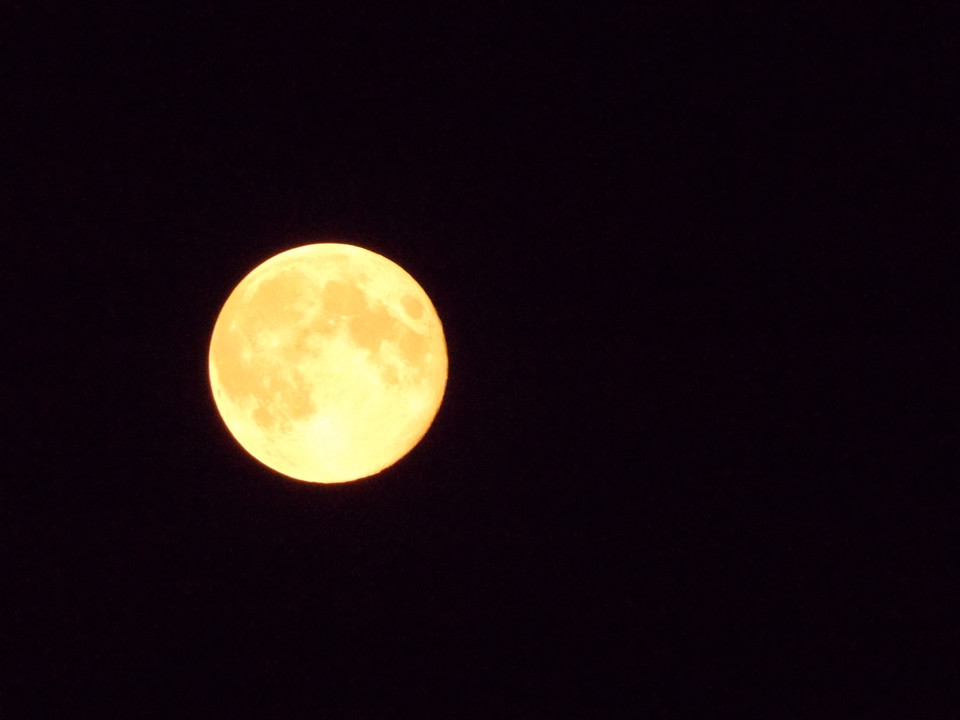
#> input picture 18Hough圆环变换/1.jpg, 960 x 720 px
$ python untitled1.py
#> lines starting #> are read from the running program, lines starting #| are printed output that depends on the picture
# -*- coding: utf-8 -*-
"""
Created on Sat Apr 27 15:44:34 2019

@author: dell
"""

import cv2
import numpy as np

img=cv2.imread('1.jpg',0)
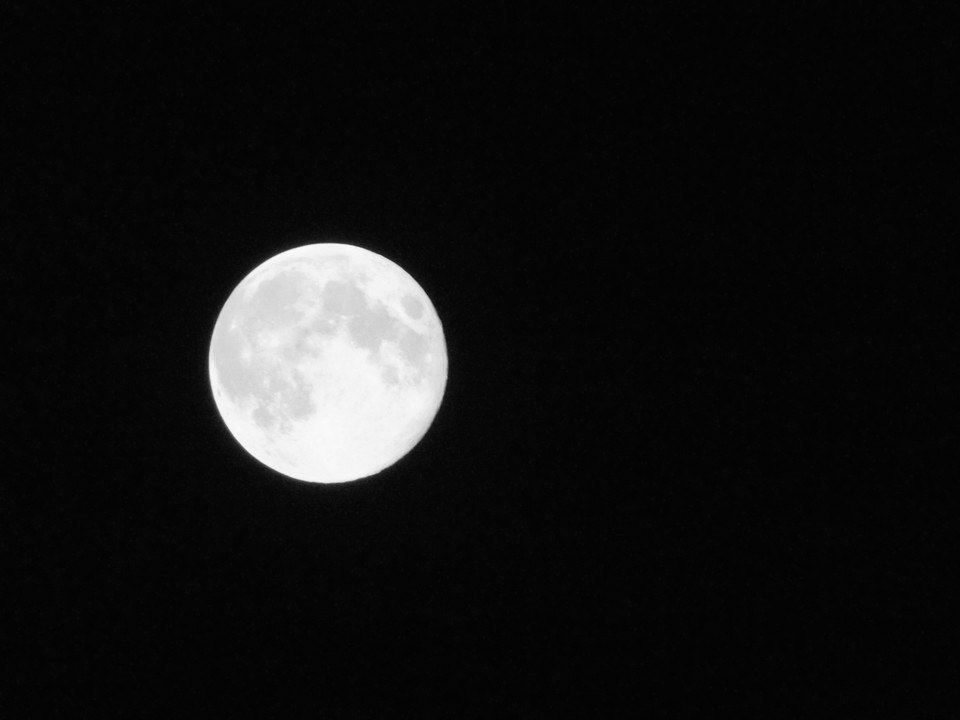
#> img: shape (720, 960); min 1, max 255, mean 19.9
img=cv2.medianBlur(img,5)
cimg=cv2.cvtColor(img,cv2.COLOR_GRAY2BGR)

circles=cv2.HoughCircles(img,cv2.HOUGH_GRADIENT,1,100,param1=50,param2=30,minRadius=0,maxRadius=0)
#> circles = [[327.5, 361.5, 119.4]]

circles=np.uint16(np.around(circles))
#> circles = [[328, 362, 119]]

for i in circles[0,:,:]:
    cv2.circle(cimg,(i[0],i[1]),i[2],(0,255,0),2)
    cv2.circle(cimg,(i[0],i[1]),2,(255,0,0),3)
#> this loop made 1 pass
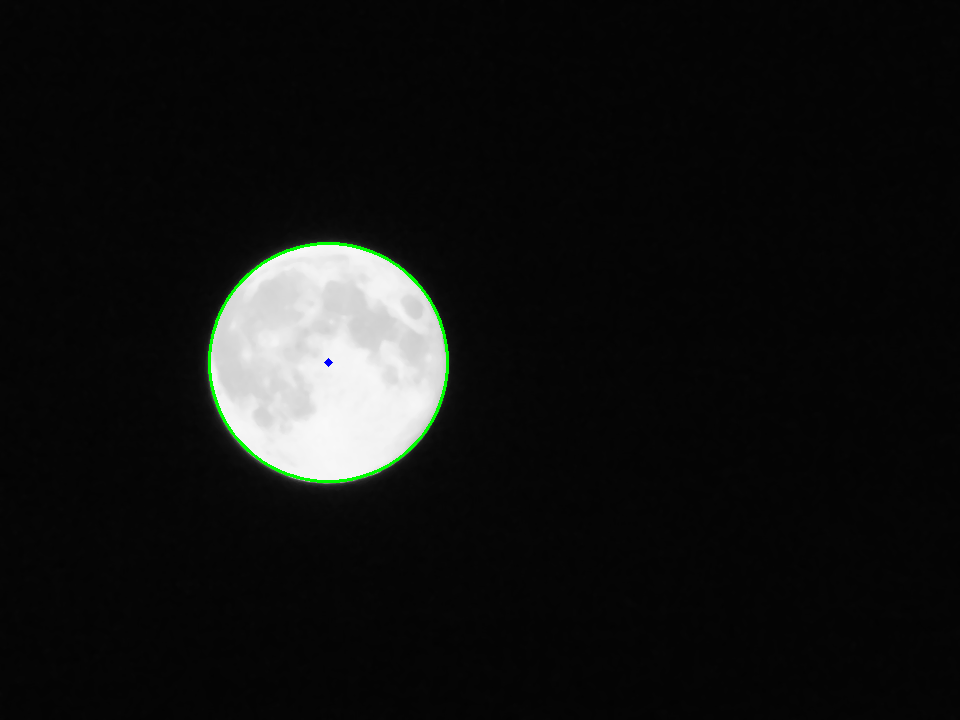
#> cimg: shape (720, 960, 3); mean B, G, R 19.3, 20.1, 19.3

cv2.imshow('1',cimg)
